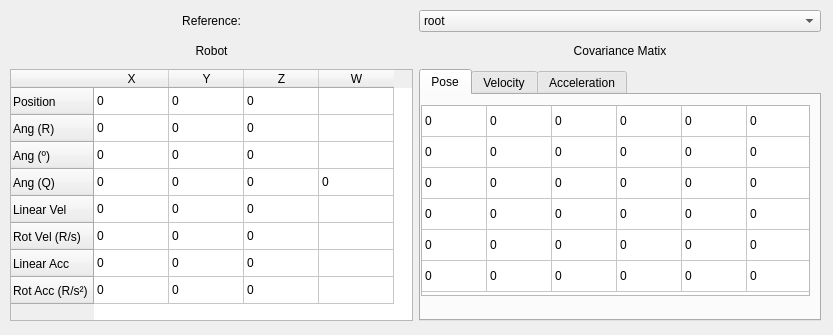
<?xml version="1.0" encoding="UTF-8"?>
<ui version="4.0">
 <class>GraphEdgeRTWidget</class>
 <widget class="QWidget" name="GraphEdgeRTWidget">
  <property name="geometry">
   <rect>
    <x>0</x>
    <y>0</y>
    <width>833</width>
    <height>335</height>
   </rect>
  </property>
  <property name="sizePolicy">
   <sizepolicy hsizetype="Fixed" vsizetype="Preferred">
    <horstretch>0</horstretch>
    <verstretch>0</verstretch>
   </sizepolicy>
  </property>
  <property name="windowTitle">
   <string>Form</string>
  </property>
  <widget class="QWidget" name="gridLayoutWidget">
   <property name="geometry">
    <rect>
     <x>10</x>
     <y>10</y>
     <width>811</width>
     <height>311</height>
    </rect>
   </property>
   <layout class="QGridLayout" name="gridLayout_2" rowstretch="0,0,0,0">
    <property name="sizeConstraint">
     <enum>QLayout::SetDefaultConstraint</enum>
    </property>
    <property name="leftMargin">
     <number>0</number>
    </property>
    <property name="horizontalSpacing">
     <number>6</number>
    </property>
    <item row="1" column="1">
     <widget class="QLabel" name="label_covariance_matrix">
      <property name="sizePolicy">
       <sizepolicy hsizetype="Minimum" vsizetype="Minimum">
        <horstretch>0</horstretch>
        <verstretch>0</verstretch>
       </sizepolicy>
      </property>
      <property name="text">
       <string>Covariance Matix</string>
      </property>
      <property name="alignment">
       <set>Qt::AlignCenter</set>
      </property>
      <property name="wordWrap">
       <bool>false</bool>
      </property>
     </widget>
    </item>
    <item row="0" column="0">
     <widget class="QLabel" name="label_reference">
      <property name="text">
       <string>Reference:</string>
      </property>
      <property name="alignment">
       <set>Qt::AlignCenter</set>
      </property>
      <property name="wordWrap">
       <bool>false</bool>
      </property>
     </widget>
    </item>
    <item row="1" column="0">
     <widget class="QLabel" name="label_robot">
      <property name="sizePolicy">
       <sizepolicy hsizetype="Minimum" vsizetype="Minimum">
        <horstretch>0</horstretch>
        <verstretch>0</verstretch>
       </sizepolicy>
      </property>
      <property name="maximumSize">
       <size>
        <width>500</width>
        <height>25</height>
       </size>
      </property>
      <property name="text">
       <string>Robot</string>
      </property>
      <property name="alignment">
       <set>Qt::AlignCenter</set>
      </property>
      <property name="wordWrap">
       <bool>false</bool>
      </property>
     </widget>
    </item>
    <item row="3" column="0">
     <widget class="QTableWidget" name="tableWidget_Robot">
      <property name="sizePolicy">
       <sizepolicy hsizetype="Minimum" vsizetype="Minimum">
        <horstretch>0</horstretch>
        <verstretch>0</verstretch>
       </sizepolicy>
      </property>
      <property name="maximumSize">
       <size>
        <width>16777215</width>
        <height>16777215</height>
       </size>
      </property>
      <property name="layoutDirection">
       <enum>Qt::LeftToRight</enum>
      </property>
      <property name="verticalScrollBarPolicy">
       <enum>Qt::ScrollBarAlwaysOff</enum>
      </property>
      <property name="horizontalScrollBarPolicy">
       <enum>Qt::ScrollBarAlwaysOff</enum>
      </property>
      <property name="autoScroll">
       <bool>false</bool>
      </property>
      <property name="editTriggers">
       <set>QAbstractItemView::NoEditTriggers</set>
      </property>
      <property name="tabKeyNavigation">
       <bool>false</bool>
      </property>
      <property name="showDropIndicator" stdset="0">
       <bool>false</bool>
      </property>
      <property name="textElideMode">
       <enum>Qt::ElideMiddle</enum>
      </property>
      <property name="verticalScrollMode">
       <enum>QAbstractItemView::ScrollPerPixel</enum>
      </property>
      <property name="showGrid">
       <bool>true</bool>
      </property>
      <property name="gridStyle">
       <enum>Qt::SolidLine</enum>
      </property>
      <property name="sortingEnabled">
       <bool>false</bool>
      </property>
      <property name="wordWrap">
       <bool>false</bool>
      </property>
      <property name="cornerButtonEnabled">
       <bool>false</bool>
      </property>
      <attribute name="horizontalHeaderVisible">
       <bool>true</bool>
      </attribute>
      <attribute name="horizontalHeaderMinimumSectionSize">
       <number>20</number>
      </attribute>
      <attribute name="horizontalHeaderDefaultSectionSize">
       <number>75</number>
      </attribute>
      <attribute name="horizontalHeaderHighlightSections">
       <bool>false</bool>
      </attribute>
      <attribute name="verticalHeaderVisible">
       <bool>true</bool>
      </attribute>
      <attribute name="verticalHeaderCascadingSectionResizes">
       <bool>false</bool>
      </attribute>
      <attribute name="verticalHeaderMinimumSectionSize">
       <number>20</number>
      </attribute>
      <attribute name="verticalHeaderDefaultSectionSize">
       <number>27</number>
      </attribute>
      <attribute name="verticalHeaderHighlightSections">
       <bool>false</bool>
      </attribute>
      <row>
       <property name="text">
        <string>Position</string>
       </property>
      </row>
      <row>
       <property name="text">
        <string>Ang (R)</string>
       </property>
      </row>
      <row>
       <property name="text">
        <string>Ang (º)</string>
       </property>
      </row>
      <row>
       <property name="text">
        <string>Ang (Q)</string>
       </property>
      </row>
      <row>
       <property name="text">
        <string>Linear Vel</string>
       </property>
      </row>
      <row>
       <property name="text">
        <string>Rot Vel (R/s)</string>
       </property>
      </row>
      <row>
       <property name="text">
        <string>Linear Acc</string>
       </property>
      </row>
      <row>
       <property name="text">
        <string>Rot Acc (R/s²)</string>
       </property>
      </row>
      <column>
       <property name="text">
        <string>X</string>
       </property>
      </column>
      <column>
       <property name="text">
        <string>Y</string>
       </property>
      </column>
      <column>
       <property name="text">
        <string>Z</string>
       </property>
      </column>
      <column>
       <property name="text">
        <string>W</string>
       </property>
      </column>
      <item row="0" column="0">
       <property name="text">
        <string>0</string>
       </property>
      </item>
      <item row="0" column="1">
       <property name="text">
        <string>0</string>
       </property>
      </item>
      <item row="0" column="2">
       <property name="text">
        <string>0</string>
       </property>
      </item>
      <item row="0" column="3">
       <property name="text">
        <string/>
       </property>
      </item>
      <item row="1" column="0">
       <property name="text">
        <string>0</string>
       </property>
      </item>
      <item row="1" column="1">
       <property name="text">
        <string>0</string>
       </property>
      </item>
      <item row="1" column="2">
       <property name="text">
        <string>0</string>
       </property>
      </item>
      <item row="1" column="3">
       <property name="text">
        <string/>
       </property>
      </item>
      <item row="2" column="0">
       <property name="text">
        <string>0</string>
       </property>
      </item>
      <item row="2" column="1">
       <property name="text">
        <string>0</string>
       </property>
      </item>
      <item row="2" column="2">
       <property name="text">
        <string>0</string>
       </property>
      </item>
      <item row="2" column="3">
       <property name="text">
        <string/>
       </property>
      </item>
      <item row="3" column="0">
       <property name="text">
        <string>0</string>
       </property>
      </item>
      <item row="3" column="1">
       <property name="text">
        <string>0</string>
       </property>
      </item>
      <item row="3" column="2">
       <property name="text">
        <string>0</string>
       </property>
      </item>
      <item row="3" column="3">
       <property name="text">
        <string>0</string>
       </property>
      </item>
      <item row="4" column="0">
       <property name="text">
        <string>0</string>
       </property>
      </item>
      <item row="4" column="1">
       <property name="text">
        <string>0</string>
       </property>
      </item>
      <item row="4" column="2">
       <property name="text">
        <string>0</string>
       </property>
      </item>
      <item row="4" column="3">
       <property name="text">
        <string/>
       </property>
      </item>
      <item row="5" column="0">
       <property name="text">
        <string>0</string>
       </property>
      </item>
      <item row="5" column="1">
       <property name="text">
        <string>0</string>
       </property>
      </item>
      <item row="5" column="2">
       <property name="text">
        <string>0</string>
       </property>
      </item>
      <item row="5" column="3">
       <property name="text">
        <string/>
       </property>
      </item>
      <item row="6" column="0">
       <property name="text">
        <string>0</string>
       </property>
      </item>
      <item row="6" column="1">
       <property name="text">
        <string>0</string>
       </property>
      </item>
      <item row="6" column="2">
       <property name="text">
        <string>0</string>
       </property>
      </item>
      <item row="7" column="0">
       <property name="text">
        <string>0</string>
       </property>
      </item>
      <item row="7" column="1">
       <property name="text">
        <string>0</string>
       </property>
      </item>
      <item row="7" column="2">
       <property name="text">
        <string>0</string>
       </property>
      </item>
     </widget>
    </item>
    <item row="0" column="1">
     <widget class="QComboBox" name="comboBox_reference">
      <item>
       <property name="text">
        <string>root</string>
       </property>
      </item>
      <item>
       <property name="text">
        <string>parent</string>
       </property>
      </item>
     </widget>
    </item>
    <item row="3" column="1">
     <widget class="QTabWidget" name="tabWidget_covariance_matrix">
      <property name="sizePolicy">
       <sizepolicy hsizetype="Minimum" vsizetype="Minimum">
        <horstretch>0</horstretch>
        <verstretch>0</verstretch>
       </sizepolicy>
      </property>
      <property name="currentIndex">
       <number>0</number>
      </property>
      <widget class="QWidget" name="Pose">
       <attribute name="title">
        <string>Pose</string>
       </attribute>
       <widget class="QTableWidget" name="tableWidget_covariance_pose_matrix">
        <property name="geometry">
         <rect>
          <x>0</x>
          <y>10</y>
          <width>389</width>
          <height>191</height>
         </rect>
        </property>
        <property name="sizePolicy">
         <sizepolicy hsizetype="Preferred" vsizetype="Minimum">
          <horstretch>0</horstretch>
          <verstretch>0</verstretch>
         </sizepolicy>
        </property>
        <property name="layoutDirection">
         <enum>Qt::LeftToRight</enum>
        </property>
        <property name="autoFillBackground">
         <bool>false</bool>
        </property>
        <property name="verticalScrollBarPolicy">
         <enum>Qt::ScrollBarAlwaysOff</enum>
        </property>
        <property name="horizontalScrollBarPolicy">
         <enum>Qt::ScrollBarAlwaysOff</enum>
        </property>
        <property name="autoScroll">
         <bool>false</bool>
        </property>
        <property name="editTriggers">
         <set>QAbstractItemView::NoEditTriggers</set>
        </property>
        <property name="tabKeyNavigation">
         <bool>false</bool>
        </property>
        <property name="showDropIndicator" stdset="0">
         <bool>false</bool>
        </property>
        <property name="textElideMode">
         <enum>Qt::ElideMiddle</enum>
        </property>
        <property name="verticalScrollMode">
         <enum>QAbstractItemView::ScrollPerPixel</enum>
        </property>
        <property name="showGrid">
         <bool>true</bool>
        </property>
        <property name="gridStyle">
         <enum>Qt::SolidLine</enum>
        </property>
        <property name="sortingEnabled">
         <bool>false</bool>
        </property>
        <property name="wordWrap">
         <bool>false</bool>
        </property>
        <property name="cornerButtonEnabled">
         <bool>false</bool>
        </property>
        <attribute name="horizontalHeaderVisible">
         <bool>false</bool>
        </attribute>
        <attribute name="horizontalHeaderMinimumSectionSize">
         <number>20</number>
        </attribute>
        <attribute name="horizontalHeaderDefaultSectionSize">
         <number>65</number>
        </attribute>
        <attribute name="horizontalHeaderHighlightSections">
         <bool>false</bool>
        </attribute>
        <attribute name="verticalHeaderVisible">
         <bool>false</bool>
        </attribute>
        <attribute name="verticalHeaderCascadingSectionResizes">
         <bool>false</bool>
        </attribute>
        <attribute name="verticalHeaderMinimumSectionSize">
         <number>20</number>
        </attribute>
        <attribute name="verticalHeaderDefaultSectionSize">
         <number>31</number>
        </attribute>
        <attribute name="verticalHeaderHighlightSections">
         <bool>false</bool>
        </attribute>
        <row>
         <property name="text">
          <string/>
         </property>
        </row>
        <row>
         <property name="text">
          <string/>
         </property>
        </row>
        <row>
         <property name="text">
          <string/>
         </property>
        </row>
        <row>
         <property name="text">
          <string/>
         </property>
        </row>
        <row>
         <property name="text">
          <string/>
         </property>
        </row>
        <row>
         <property name="text">
          <string/>
         </property>
        </row>
        <column>
         <property name="text">
          <string/>
         </property>
        </column>
        <column>
         <property name="text">
          <string/>
         </property>
        </column>
        <column>
         <property name="text">
          <string/>
         </property>
        </column>
        <column>
         <property name="text">
          <string/>
         </property>
        </column>
        <column>
         <property name="text">
          <string/>
         </property>
        </column>
        <column>
         <property name="text">
          <string/>
         </property>
        </column>
        <item row="0" column="0">
         <property name="text">
          <string>0</string>
         </property>
        </item>
        <item row="0" column="1">
         <property name="text">
          <string>0</string>
         </property>
        </item>
        <item row="0" column="2">
         <property name="text">
          <string>0</string>
         </property>
        </item>
        <item row="0" column="3">
         <property name="text">
          <string>0</string>
         </property>
        </item>
        <item row="0" column="4">
         <property name="text">
          <string>0</string>
         </property>
        </item>
        <item row="0" column="5">
         <property name="text">
          <string>0</string>
         </property>
        </item>
        <item row="1" column="0">
         <property name="text">
          <string>0</string>
         </property>
        </item>
        <item row="1" column="1">
         <property name="text">
          <string>0</string>
         </property>
        </item>
        <item row="1" column="2">
         <property name="text">
          <string>0</string>
         </property>
        </item>
        <item row="1" column="3">
         <property name="text">
          <string>0</string>
         </property>
        </item>
        <item row="1" column="4">
         <property name="text">
          <string>0</string>
         </property>
        </item>
        <item row="1" column="5">
         <property name="text">
          <string>0</string>
         </property>
        </item>
        <item row="2" column="0">
         <property name="text">
          <string>0</string>
         </property>
        </item>
        <item row="2" column="1">
         <property name="text">
          <string>0</string>
         </property>
        </item>
        <item row="2" column="2">
         <property name="text">
          <string>0</string>
         </property>
        </item>
        <item row="2" column="3">
         <property name="text">
          <string>0</string>
         </property>
        </item>
        <item row="2" column="4">
         <property name="text">
          <string>0</string>
         </property>
        </item>
        <item row="2" column="5">
         <property name="text">
          <string>0</string>
         </property>
        </item>
        <item row="3" column="0">
         <property name="text">
          <string>0</string>
         </property>
        </item>
        <item row="3" column="1">
         <property name="text">
          <string>0</string>
         </property>
        </item>
        <item row="3" column="2">
         <property name="text">
          <string>0</string>
         </property>
        </item>
        <item row="3" column="3">
         <property name="text">
          <string>0</string>
         </property>
        </item>
        <item row="3" column="4">
         <property name="text">
          <string>0</string>
         </property>
        </item>
        <item row="3" column="5">
         <property name="text">
          <string>0</string>
         </property>
        </item>
        <item row="4" column="0">
         <property name="text">
          <string>0</string>
         </property>
        </item>
        <item row="4" column="1">
         <property name="text">
          <string>0</string>
         </property>
        </item>
        <item row="4" column="2">
         <property name="text">
          <string>0</string>
         </property>
        </item>
        <item row="4" column="3">
         <property name="text">
          <string>0</string>
         </property>
        </item>
        <item row="4" column="4">
         <property name="text">
          <string>0</string>
         </property>
        </item>
        <item row="4" column="5">
         <property name="text">
          <string>0</string>
         </property>
        </item>
        <item row="5" column="0">
         <property name="text">
          <string>0</string>
         </property>
        </item>
        <item row="5" column="1">
         <property name="text">
          <string>0</string>
         </property>
        </item>
        <item row="5" column="2">
         <property name="text">
          <string>0</string>
         </property>
        </item>
        <item row="5" column="3">
         <property name="text">
          <string>0</string>
         </property>
        </item>
        <item row="5" column="4">
         <property name="text">
          <string>0</string>
         </property>
        </item>
        <item row="5" column="5">
         <property name="text">
          <string>0</string>
         </property>
        </item>
       </widget>
      </widget>
      <widget class="QWidget" name="Velocity">
       <attribute name="title">
        <string>Velocity</string>
       </attribute>
       <widget class="QTableWidget" name="tableWidget_covariance_velocity_matrix">
        <property name="geometry">
         <rect>
          <x>0</x>
          <y>10</y>
          <width>391</width>
          <height>191</height>
         </rect>
        </property>
        <property name="sizePolicy">
         <sizepolicy hsizetype="Preferred" vsizetype="Minimum">
          <horstretch>0</horstretch>
          <verstretch>0</verstretch>
         </sizepolicy>
        </property>
        <property name="layoutDirection">
         <enum>Qt::LeftToRight</enum>
        </property>
        <property name="autoFillBackground">
         <bool>false</bool>
        </property>
        <property name="verticalScrollBarPolicy">
         <enum>Qt::ScrollBarAlwaysOff</enum>
        </property>
        <property name="horizontalScrollBarPolicy">
         <enum>Qt::ScrollBarAlwaysOff</enum>
        </property>
        <property name="autoScroll">
         <bool>false</bool>
        </property>
        <property name="editTriggers">
         <set>QAbstractItemView::NoEditTriggers</set>
        </property>
        <property name="tabKeyNavigation">
         <bool>false</bool>
        </property>
        <property name="showDropIndicator" stdset="0">
         <bool>false</bool>
        </property>
        <property name="textElideMode">
         <enum>Qt::ElideMiddle</enum>
        </property>
        <property name="verticalScrollMode">
         <enum>QAbstractItemView::ScrollPerPixel</enum>
        </property>
        <property name="showGrid">
         <bool>true</bool>
        </property>
        <property name="gridStyle">
         <enum>Qt::SolidLine</enum>
        </property>
        <property name="sortingEnabled">
         <bool>false</bool>
        </property>
        <property name="wordWrap">
         <bool>false</bool>
        </property>
        <property name="cornerButtonEnabled">
         <bool>false</bool>
        </property>
        <attribute name="horizontalHeaderVisible">
         <bool>false</bool>
        </attribute>
        <attribute name="horizontalHeaderMinimumSectionSize">
         <number>20</number>
        </attribute>
        <attribute name="horizontalHeaderDefaultSectionSize">
         <number>65</number>
        </attribute>
        <attribute name="horizontalHeaderHighlightSections">
         <bool>false</bool>
        </attribute>
        <attribute name="verticalHeaderVisible">
         <bool>false</bool>
        </attribute>
        <attribute name="verticalHeaderCascadingSectionResizes">
         <bool>false</bool>
        </attribute>
        <attribute name="verticalHeaderMinimumSectionSize">
         <number>20</number>
        </attribute>
        <attribute name="verticalHeaderDefaultSectionSize">
         <number>31</number>
        </attribute>
        <attribute name="verticalHeaderHighlightSections">
         <bool>false</bool>
        </attribute>
        <row>
         <property name="text">
          <string/>
         </property>
        </row>
        <row>
         <property name="text">
          <string/>
         </property>
        </row>
        <row>
         <property name="text">
          <string/>
         </property>
        </row>
        <row>
         <property name="text">
          <string/>
         </property>
        </row>
        <row>
         <property name="text">
          <string/>
         </property>
        </row>
        <row>
         <property name="text">
          <string/>
         </property>
        </row>
        <column>
         <property name="text">
          <string/>
         </property>
        </column>
        <column>
         <property name="text">
          <string/>
         </property>
        </column>
        <column>
         <property name="text">
          <string/>
         </property>
        </column>
        <column>
         <property name="text">
          <string/>
         </property>
        </column>
        <column>
         <property name="text">
          <string/>
         </property>
        </column>
        <column>
         <property name="text">
          <string/>
         </property>
        </column>
        <item row="0" column="0">
         <property name="text">
          <string>0</string>
         </property>
        </item>
        <item row="0" column="1">
         <property name="text">
          <string>0</string>
         </property>
        </item>
        <item row="0" column="2">
         <property name="text">
          <string>0</string>
         </property>
        </item>
        <item row="0" column="3">
         <property name="text">
          <string>0</string>
         </property>
        </item>
        <item row="0" column="4">
         <property name="text">
          <string>0</string>
         </property>
        </item>
        <item row="0" column="5">
         <property name="text">
          <string>0</string>
         </property>
        </item>
        <item row="1" column="0">
         <property name="text">
          <string>0</string>
         </property>
        </item>
        <item row="1" column="1">
         <property name="text">
          <string>0</string>
         </property>
        </item>
        <item row="1" column="2">
         <property name="text">
          <string>0</string>
         </property>
        </item>
        <item row="1" column="3">
         <property name="text">
          <string>0</string>
         </property>
        </item>
        <item row="1" column="4">
         <property name="text">
          <string>0</string>
         </property>
        </item>
        <item row="1" column="5">
         <property name="text">
          <string>0</string>
         </property>
        </item>
        <item row="2" column="0">
         <property name="text">
          <string>0</string>
         </property>
        </item>
        <item row="2" column="1">
         <property name="text">
          <string>0</string>
         </property>
        </item>
        <item row="2" column="2">
         <property name="text">
          <string>0</string>
         </property>
        </item>
        <item row="2" column="3">
         <property name="text">
          <string>0</string>
         </property>
        </item>
        <item row="2" column="4">
         <property name="text">
          <string>0</string>
         </property>
        </item>
        <item row="2" column="5">
         <property name="text">
          <string>0</string>
         </property>
        </item>
        <item row="3" column="0">
         <property name="text">
          <string>0</string>
         </property>
        </item>
        <item row="3" column="1">
         <property name="text">
          <string>0</string>
         </property>
        </item>
        <item row="3" column="2">
         <property name="text">
          <string>0</string>
         </property>
        </item>
        <item row="3" column="3">
         <property name="text">
          <string>0</string>
         </property>
        </item>
        <item row="3" column="4">
         <property name="text">
          <string>0</string>
         </property>
        </item>
        <item row="3" column="5">
         <property name="text">
          <string>0</string>
         </property>
        </item>
        <item row="4" column="0">
         <property name="text">
          <string>0</string>
         </property>
        </item>
        <item row="4" column="1">
         <property name="text">
          <string>0</string>
         </property>
        </item>
        <item row="4" column="2">
         <property name="text">
          <string>0</string>
         </property>
        </item>
        <item row="4" column="3">
         <property name="text">
          <string>0</string>
         </property>
        </item>
        <item row="4" column="4">
         <property name="text">
          <string>0</string>
         </property>
        </item>
        <item row="4" column="5">
         <property name="text">
          <string>0</string>
         </property>
        </item>
        <item row="5" column="0">
         <property name="text">
          <string>0</string>
         </property>
        </item>
        <item row="5" column="1">
         <property name="text">
          <string>0</string>
         </property>
        </item>
        <item row="5" column="2">
         <property name="text">
          <string>0</string>
         </property>
        </item>
        <item row="5" column="3">
         <property name="text">
          <string>0</string>
         </property>
        </item>
        <item row="5" column="4">
         <property name="text">
          <string>0</string>
         </property>
        </item>
        <item row="5" column="5">
         <property name="text">
          <string>0</string>
         </property>
        </item>
       </widget>
      </widget>
      <widget class="QWidget" name="Acceleration">
       <attribute name="title">
        <string>Acceleration</string>
       </attribute>
       <widget class="QTableWidget" name="tableWidget_covariance_acceleration_matrix">
        <property name="geometry">
         <rect>
          <x>0</x>
          <y>10</y>
          <width>389</width>
          <height>191</height>
         </rect>
        </property>
        <property name="sizePolicy">
         <sizepolicy hsizetype="Preferred" vsizetype="Minimum">
          <horstretch>0</horstretch>
          <verstretch>0</verstretch>
         </sizepolicy>
        </property>
        <property name="layoutDirection">
         <enum>Qt::LeftToRight</enum>
        </property>
        <property name="autoFillBackground">
         <bool>false</bool>
        </property>
        <property name="verticalScrollBarPolicy">
         <enum>Qt::ScrollBarAlwaysOff</enum>
        </property>
        <property name="horizontalScrollBarPolicy">
         <enum>Qt::ScrollBarAlwaysOff</enum>
        </property>
        <property name="autoScroll">
         <bool>false</bool>
        </property>
        <property name="editTriggers">
         <set>QAbstractItemView::NoEditTriggers</set>
        </property>
        <property name="tabKeyNavigation">
         <bool>false</bool>
        </property>
        <property name="showDropIndicator" stdset="0">
         <bool>false</bool>
        </property>
        <property name="textElideMode">
         <enum>Qt::ElideMiddle</enum>
        </property>
        <property name="verticalScrollMode">
         <enum>QAbstractItemView::ScrollPerPixel</enum>
        </property>
        <property name="showGrid">
         <bool>true</bool>
        </property>
        <property name="gridStyle">
         <enum>Qt::SolidLine</enum>
        </property>
        <property name="sortingEnabled">
         <bool>false</bool>
        </property>
        <property name="wordWrap">
         <bool>false</bool>
        </property>
        <property name="cornerButtonEnabled">
         <bool>false</bool>
        </property>
        <attribute name="horizontalHeaderVisible">
         <bool>false</bool>
        </attribute>
        <attribute name="horizontalHeaderMinimumSectionSize">
         <number>20</number>
        </attribute>
        <attribute name="horizontalHeaderDefaultSectionSize">
         <number>65</number>
        </attribute>
        <attribute name="horizontalHeaderHighlightSections">
         <bool>false</bool>
        </attribute>
        <attribute name="verticalHeaderVisible">
         <bool>false</bool>
        </attribute>
        <attribute name="verticalHeaderCascadingSectionResizes">
         <bool>false</bool>
        </attribute>
        <attribute name="verticalHeaderMinimumSectionSize">
         <number>20</number>
        </attribute>
        <attribute name="verticalHeaderDefaultSectionSize">
         <number>31</number>
        </attribute>
        <attribute name="verticalHeaderHighlightSections">
         <bool>false</bool>
        </attribute>
        <row>
         <property name="text">
          <string/>
         </property>
        </row>
        <row>
         <property name="text">
          <string/>
         </property>
        </row>
        <row>
         <property name="text">
          <string/>
         </property>
        </row>
        <row>
         <property name="text">
          <string/>
         </property>
        </row>
        <row>
         <property name="text">
          <string/>
         </property>
        </row>
        <row>
         <property name="text">
          <string/>
         </property>
        </row>
        <column>
         <property name="text">
          <string/>
         </property>
        </column>
        <column>
         <property name="text">
          <string/>
         </property>
        </column>
        <column>
         <property name="text">
          <string/>
         </property>
        </column>
        <column>
         <property name="text">
          <string/>
         </property>
        </column>
        <column>
         <property name="text">
          <string/>
         </property>
        </column>
        <column>
         <property name="text">
          <string/>
         </property>
        </column>
        <item row="0" column="0">
         <property name="text">
          <string>0</string>
         </property>
        </item>
        <item row="0" column="1">
         <property name="text">
          <string>0</string>
         </property>
        </item>
        <item row="0" column="2">
         <property name="text">
          <string>0</string>
         </property>
        </item>
        <item row="0" column="3">
         <property name="text">
          <string>0</string>
         </property>
        </item>
        <item row="0" column="4">
         <property name="text">
          <string>0</string>
         </property>
        </item>
        <item row="0" column="5">
         <property name="text">
          <string>0</string>
         </property>
        </item>
        <item row="1" column="0">
         <property name="text">
          <string>0</string>
         </property>
        </item>
        <item row="1" column="1">
         <property name="text">
          <string>0</string>
         </property>
        </item>
        <item row="1" column="2">
         <property name="text">
          <string>0</string>
         </property>
        </item>
        <item row="1" column="3">
         <property name="text">
          <string>0</string>
         </property>
        </item>
        <item row="1" column="4">
         <property name="text">
          <string>0</string>
         </property>
        </item>
        <item row="1" column="5">
         <property name="text">
          <string>0</string>
         </property>
        </item>
        <item row="2" column="0">
         <property name="text">
          <string>0</string>
         </property>
        </item>
        <item row="2" column="1">
         <property name="text">
          <string>0</string>
         </property>
        </item>
        <item row="2" column="2">
         <property name="text">
          <string>0</string>
         </property>
        </item>
        <item row="2" column="3">
         <property name="text">
          <string>0</string>
         </property>
        </item>
        <item row="2" column="4">
         <property name="text">
          <string>0</string>
         </property>
        </item>
        <item row="2" column="5">
         <property name="text">
          <string>0</string>
         </property>
        </item>
        <item row="3" column="0">
         <property name="text">
          <string>0</string>
         </property>
        </item>
        <item row="3" column="1">
         <property name="text">
          <string>0</string>
         </property>
        </item>
        <item row="3" column="2">
         <property name="text">
          <string>0</string>
         </property>
        </item>
        <item row="3" column="3">
         <property name="text">
          <string>0</string>
         </property>
        </item>
        <item row="3" column="4">
         <property name="text">
          <string>0</string>
         </property>
        </item>
        <item row="3" column="5">
         <property name="text">
          <string>0</string>
         </property>
        </item>
        <item row="4" column="0">
         <property name="text">
          <string>0</string>
         </property>
        </item>
        <item row="4" column="1">
         <property name="text">
          <string>0</string>
         </property>
        </item>
        <item row="4" column="2">
         <property name="text">
          <string>0</string>
         </property>
        </item>
        <item row="4" column="3">
         <property name="text">
          <string>0</string>
         </property>
        </item>
        <item row="4" column="4">
         <property name="text">
          <string>0</string>
         </property>
        </item>
        <item row="4" column="5">
         <property name="text">
          <string>0</string>
         </property>
        </item>
        <item row="5" column="0">
         <property name="text">
          <string>0</string>
         </property>
        </item>
        <item row="5" column="1">
         <property name="text">
          <string>0</string>
         </property>
        </item>
        <item row="5" column="2">
         <property name="text">
          <string>0</string>
         </property>
        </item>
        <item row="5" column="3">
         <property name="text">
          <string>0</string>
         </property>
        </item>
        <item row="5" column="4">
         <property name="text">
          <string>0</string>
         </property>
        </item>
        <item row="5" column="5">
         <property name="text">
          <string>0</string>
         </property>
        </item>
       </widget>
      </widget>
     </widget>
    </item>
   </layout>
  </widget>
 </widget>
 <resources/>
 <connections/>
</ui>
